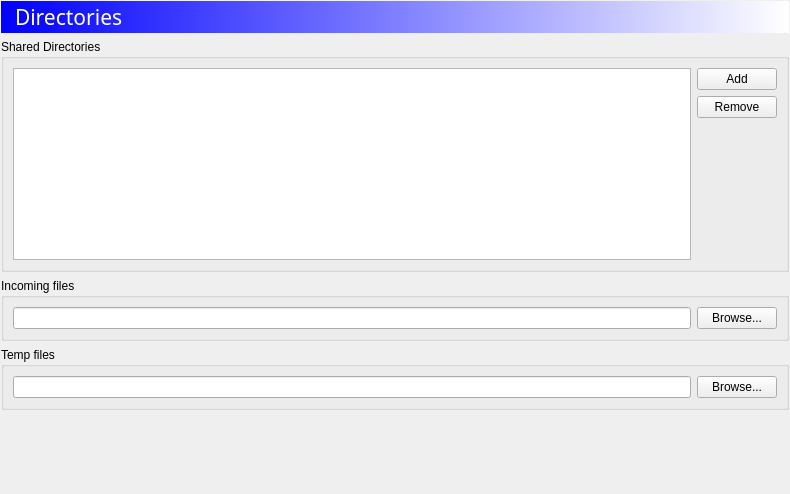
        <widget class="QWidget" name="share_Page">
         <layout class="QGridLayout" name="gridLayout_5">
          <property name="leftMargin">
           <number>1</number>
          </property>
          <property name="topMargin">
           <number>1</number>
          </property>
          <property name="rightMargin">
           <number>1</number>
          </property>
          <item row="1" column="0">
           <widget class="QGroupBox" name="groupBox_6">
            <property name="title">
             <string>Shared Directories</string>
            </property>
            <layout class="QGridLayout" name="gridLayout_4">
             <item row="0" column="0" rowspan="3">
              <widget class="QListView" name="otherShareDirListView">
               <property name="contextMenuPolicy">
                <enum>Qt::CustomContextMenu</enum>
               </property>
              </widget>
             </item>
             <item row="0" column="1">
              <widget class="QPushButton" name="otherShareDirPushButton">
               <property name="text">
                <string>Add</string>
               </property>
              </widget>
             </item>
             <item row="1" column="1">
              <widget class="QPushButton" name="suppressSharePushButton">
               <property name="text">
                <string>Remove</string>
               </property>
              </widget>
             </item>
             <item row="2" column="1">
              <spacer name="verticalSpacer_3">
               <property name="orientation">
                <enum>Qt::Vertical</enum>
               </property>
               <property name="sizeHint" stdset="0">
                <size>
                 <width>48</width>
                 <height>6</height>
                </size>
               </property>
              </spacer>
             </item>
            </layout>
           </widget>
          </item>
          <item row="2" column="0">
           <widget class="QGroupBox" name="incomingDirGroupBox">
            <property name="title">
             <string>Incoming files</string>
            </property>
            <layout class="QHBoxLayout" name="horizontalLayout">
             <item>
              <widget class="QLineEdit" name="incomingDirLineEdit"/>
             </item>
             <item>
              <widget class="QPushButton" name="incomingDirPushButton">
               <property name="text">
                <string>Browse...</string>
               </property>
              </widget>
             </item>
            </layout>
           </widget>
          </item>
          <item row="3" column="0">
           <widget class="QGroupBox" name="tempDirGroupBox">
            <property name="title">
             <string>Temp files</string>
            </property>
            <layout class="QHBoxLayout" name="horizontalLayout_2">
             <item>
              <widget class="QLineEdit" name="tempDirLineEdit"/>
             </item>
             <item>
              <widget class="QPushButton" name="tempDirPushButton">
               <property name="text">
                <string>Browse...</string>
               </property>
              </widget>
             </item>
            </layout>
           </widget>
          </item>
          <item row="5" column="0">
           <spacer name="verticalSpacer_2">
            <property name="orientation">
             <enum>Qt::Vertical</enum>
            </property>
            <property name="sizeHint" stdset="0">
             <size>
              <width>788</width>
              <height>73</height>
             </size>
            </property>
           </spacer>
          </item>
          <item row="0" column="0">
           <widget class="QFrame" name="directoriesframeheader">
            <property name="styleSheet">
             <string notr="true">QFrame#directoriesframeheader{
background: qlineargradient(spread:pad, x1:0, y1:0, x2:1, y2:0, stop:0 rgba(0, 0, 255, 255), stop:1 rgba(255, 255, 255, 255));
}</string>
            </property>
            <layout class="QGridLayout">
             <property name="margin">
              <number>1</number>
             </property>
             <property name="spacing">
              <number>6</number>
             </property>
             <item row="0" column="1">
              <widget class="QLabel" name="shareLabel">
               <property name="minimumSize">
                <size>
                 <width>0</width>
                 <height>30</height>
                </size>
               </property>
               <property name="font">
                <font>
                 <family>Sans Serif</family>
                 <pointsize>16</pointsize>
                 <weight>75</weight>
                 <italic>false</italic>
                 <bold>true</bold>
                 <underline>false</underline>
                 <strikeout>false</strikeout>
                </font>
               </property>
               <property name="text">
                <string>&lt;!DOCTYPE HTML PUBLIC &quot;-//W3C//DTD HTML 4.0//EN&quot; &quot;http://www.w3.org/TR/REC-html40/strict.dtd&quot;&gt;
&lt;html&gt;&lt;head&gt;&lt;meta name=&quot;qrichtext&quot; content=&quot;1&quot; /&gt;&lt;style type=&quot;text/css&quot;&gt;
p, li { white-space: pre-wrap; }
&lt;/style&gt;&lt;/head&gt;&lt;body style=&quot; font-family:'Sans Serif'; font-size:16pt; font-weight:600; font-style:normal;&quot;&gt;
&lt;p style=&quot; margin-top:0px; margin-bottom:0px; margin-left:0px; margin-right:0px; -qt-block-indent:0; text-indent:0px;&quot;&gt;&lt;span style=&quot; font-weight:400; color:#ffffff;&quot;&gt;Directories&lt;/span&gt;&lt;/p&gt;&lt;/body&gt;&lt;/html&gt;</string>
               </property>
               <property name="alignment">
                <set>Qt::AlignLeading|Qt::AlignLeft|Qt::AlignVCenter</set>
               </property>
              </widget>
             </item>
             <item row="0" column="0">
              <widget class="QLabel" name="shareiconlabel">
               <property name="text">
                <string/>
               </property>
               <property name="pixmap">
                <pixmap resource="resources.qrc">:/resources/sharedfiles32.png</pixmap>
               </property>
              </widget>
             </item>
             <item row="0" column="2">
              <spacer name="horizontalSpacer">
               <property name="orientation">
                <enum>Qt::Horizontal</enum>
               </property>
               <property name="sizeHint" stdset="0">
                <size>
                 <width>40</width>
                 <height>20</height>
                </size>
               </property>
              </spacer>
             </item>
            </layout>
           </widget>
          </item>
         </layout>
        </widget>
